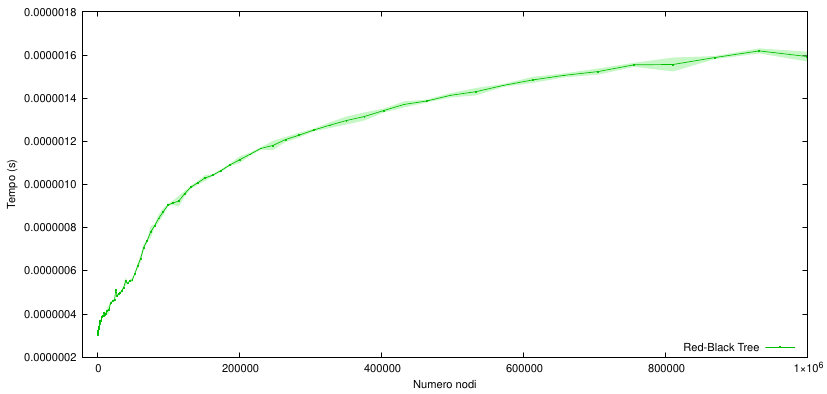

This chart was generated by the following gnuplot code:
set xlabel 'Numero nodi'
set ylabel 'Tempo (s)'
set xrange [-20000:]
set key right bottom
set style fill transparent solid 0.5 noborder
set terminal pdf size 21cm,10cm enhanced color rounded \
    font 'Helvetica,12'
set output 'rbt_mad.pdf'
plot "output_median.txt" using 1:($6+$7):($6-$7) with filledcurve fc "light-green" notitle, "" using 1:6 with linespoints pt 5 ps 0.1 lw 1 lc "web-green" title "Red-Black Tree"
